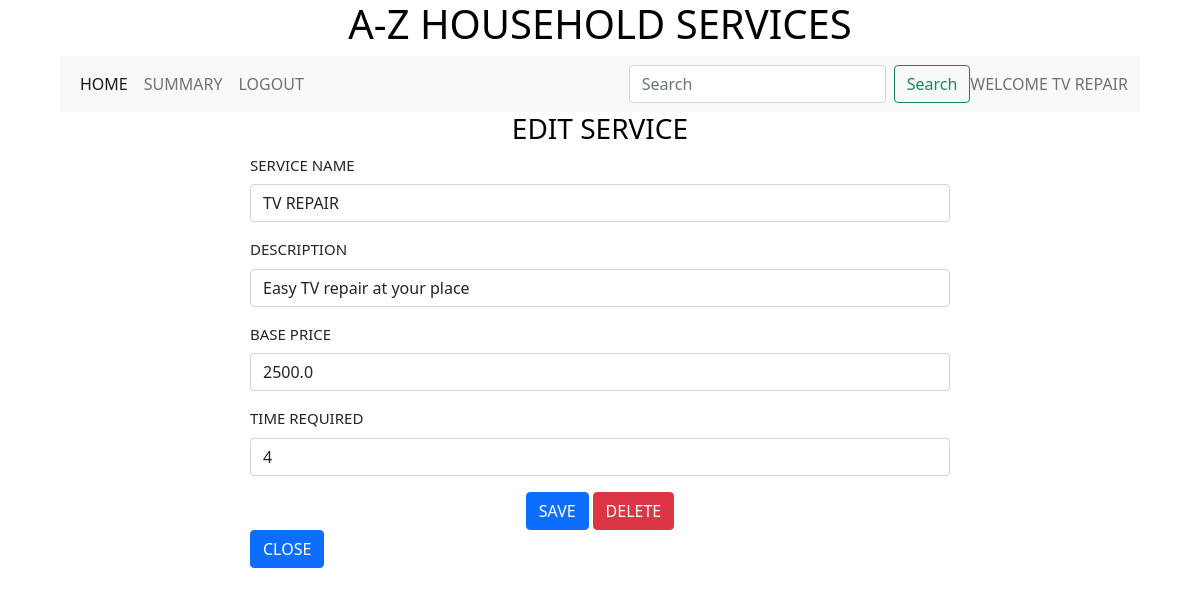
The app's page /edit_service/4/TV REPAIR with its own data.
### backend/models.py (models this page shows)
class Service(db.Model):
    __tablename__ ="service"
    id = db.Column(db.Integer,primary_key=True)
    name = db.Column(db.String)
    description = db.Column(db.String)
    base_price = db.Column(db.Float)
    time_required = db.Column(db.Integer)
    service_requests = db.relationship("Service_request",cascade="all,delete",backref="service",lazy = True)
    professionals = db.relationship("Professional",cascade="all,delete",backref="service",lazy = True)
    service_pic_url = db.Column(db.String,nullable=True,default="None")

### backend/controllers.py (the view, shortened to what this page needs)
@app.route("/edit_service/<id>/<name>" ,methods = ["GET","POST"])
def edit_service(id,name):
    service = get_service(id)
    return render_template("edit_service.html",service=service,name=name)

### backend/controllers.py (called while the page is built)
def get_service(id):
    service = Service.query.filter_by(id=id).first()
    return service

### templates/edit_service.html (shortened to what this page needs)
{%extends "admin_layout.html"%}
{%block content%}
            {%if service%}
                <div class ="center"><h3>EDIT SERVICE</h3></div>
                <form action ="/edit_service/{{service.id}}/{{name}}" method ="POST">
                    <div class = "input_form1">
                        <div class="mb-3">
                            <label for="name" class="form-label">SERVICE NAME</label>
                            <input type="text" class="form-control" name ="name" id="name" value = "{{service.name}}">
                        </div>
                        <div class="mb-3">
                            <label for="description" class="form-label">DESCRIPTION</label>
                            <input type="text" class="form-control" name ="description" id="description" value = "{{service.description}}">
                        </div>
                        <div class="mb-3">
                            <label for="base_price" class="form-label">BASE PRICE</label>
                            <input type="number" class="form-control" name ="base_price" id="base_price" value = "{{service.base_price}}">
                        </div>
                        <div class="mb-3">
                            <label for="time_required" class="form-label">TIME REQUIRED</label>
                            <input type="number" class="form-control" name ="time_required" id="time_required" value = "{{service.time_required}}">
                        </div>
                        <div class="mb-3">
                            <div class ="center"><button type="submit" class="btn btn-primary">SAVE</button>
                            <a href="/delete_service/{{service.id}}/{{name}}" type="button" class="btn btn-danger">DELETE</a></div>
                            <a href="/admin/{{name}}" type="button" class="btn btn-primary">CLOSE</a></div>
                        </div>
                    </div>
            {%endif%}
{%endblock%}

### templates/admin_layout.html (shortened to what this page needs)
<!DOCTYPE html>
<html>
    <head>
        <link rel ="stylesheet" href="/static/styles/main.css">
        <link href ="https://cdn.jsdelivr.net/npm/bootstrap@5.0.2/dist/css/bootstrap.min.css" rel="stylesheet">
    </head>
    <body>
        <div class = "my_container">
            <div class ="center"><h1>A-Z HOUSEHOLD SERVICES</h1></div>
            <div class ="my_panel">
                <nav class="navbar navbar-expand-lg navbar-light bg-light">
                    <div class="container-fluid">
                      <div class="collapse navbar-collapse" id="navbarText">
                        <ul class="navbar-nav me-auto mb-2 mb-lg-0">
                          <li class="nav-item">
                            <a class="nav-link active" aria-current="page" href="/admin/{{name}}">HOME</a>
                          </li>
                          <li class="nav-item">
                            <a class="nav-link" href="/admin_summary">SUMMARY</a>
                          </li>
                          <li class="nav-item">
                            <a class="nav-link" href="/login">LOGOUT</a>
                          </li>
                        </ul>
                        <form class="d-flex" method ="POST" action="/search_ad/{{name}}">
                          <input class="form-control me-2" type="search" placeholder="Search" aria-label="Search" name ="search_txt" id ="search_txt">
                          <button class="btn btn-outline-success" type="submit">Search</button>
                        </form>
                        <span class="navbar-text">
                          WELCOME {{name}}
                        </span>
                      </div>
                    </div>
                </nav>
                  {%block content%}{%endblock%}
            </div>
    </body>
</html>

### static/styles/main.css (style rules this page uses)
.my_panel { width: 90%; margin: auto; height: auto; }
.input_form1 { width: 700px; height: 300px; margin: auto; margin-top: auto; padding: 20 px; border-radius: 10px; font-size: 15px; text-align: justify; }
.center { text-align: center; margin: auto; color:black }

### records on screen
Service: name "TV REPAIR", description "Easy TV repair at your place", base_price "2500.0", time_required "4"
